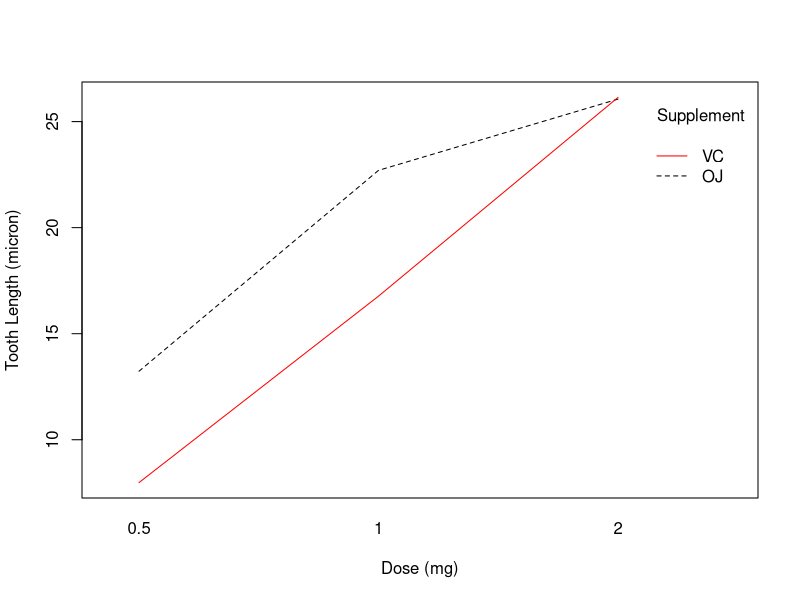

Here is the R script that generated this plot:
## ---- chunk 1
hw_data <- ToothGrowth
hw_data$dose <- factor(hw_data$dose)
## ---- chunk 2
fact_anova <- aov(len ~ supp * dose, data = hw_data)
summary(fact_anova)
## ---- chunk 3
TukeyHSD(fact_anova, "dose")
## ---- chunk 4
interaction.plot(x.factor = hw_data$dose, # grouping variable on x axis
                 trace.factor = hw_data$supp, # grouping variable as lines
                 response = hw_data$len, # outcome variable
                 fun = mean, # summary statistic
                 type = "l", # graph lines
                 col = c("black", "red"), xlab = "Dose (mg)", ylab = "Tooth Length (micron)", trace.label = "Supplement")
